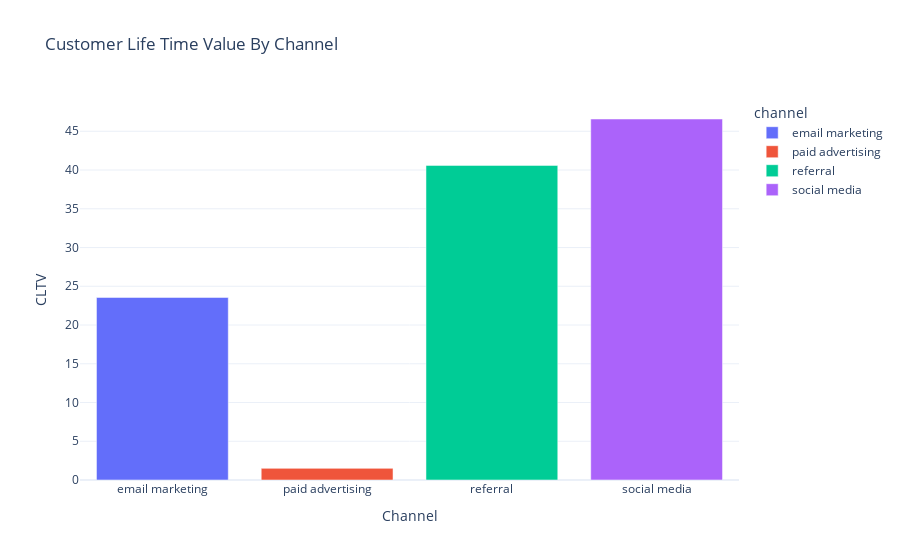

The code cell stored with this chart in its notebook:
### Code cell
clv_data['cltv'] = (clv_data['revenue']-clv_data['cost']) * clv_data['conversion_rate'] / clv_data['cost']

channel_cltv = clv_data.groupby('channel')['cltv'].mean().reset_index()

fig = px.bar(channel_cltv, x='channel', y='cltv',
            title = 'Customer Life Time Value By Channel', color='channel')

fig.update_xaxes(title = 'Channel')
fig.update_yaxes(title = 'CLTV')

fig.show()

### Figure 1 — Plotly figure (JSON) as saved in the notebook; plotly's stock layout.template omitted (floating-point values rounded to 4 significant figures)
{"data": [{"alignmentgroup": "True", "hovertemplate": "channel=%{x}<br>cltv=%{y}<extra></extra>", "legendgroup": "email marketing", "marker": {"color": "#636efa", "pattern": {"shape": ""}}, "name": "email marketing", "offsetgroup": "email marketing", "orientation": "v", "showlegend": true, "textposition": "auto", "type": "bar", "x": ["email marketing"], "xaxis": "x", "y": [23.56], "yaxis": "y"}, {"alignmentgroup": "True", "hovertemplate": "channel=%{x}<br>cltv=%{y}<extra></extra>", "legendgroup": "paid advertising", "marker": {"color": "#EF553B", "pattern": {"shape": ""}}, "name": "paid advertising", "offsetgroup": "paid advertising", "orientation": "v", "showlegend": true, "textposition": "auto", "type": "bar", "x": ["paid advertising"], "xaxis": "x", "y": [1.501], "yaxis": "y"}, {"alignmentgroup": "True", "hovertemplate": "channel=%{x}<br>cltv=%{y}<extra></extra>", "legendgroup": "referral", "marker": {"color": "#00cc96", "pattern": {"shape": ""}}, "name": "referral", "offsetgroup": "referral", "orientation": "v", "showlegend": true, "textposition": "auto", "type": "bar", "x": ["referral"], "xaxis": "x", "y": [40.6], "yaxis": "y"}, {"alignmentgroup": "True", "hovertemplate": "channel=%{x}<br>cltv=%{y}<extra></extra>", "legendgroup": "social media", "marker": {"color": "#ab63fa", "pattern": {"shape": ""}}, "name": "social media", "offsetgroup": "social media", "orientation": "v", "showlegend": true, "textposition": "auto", "type": "bar", "x": ["social media"], "xaxis": "x", "y": [46.58], "yaxis": "y"}], "layout": {"barmode": "relative", "legend": {"title": {"text": "channel"}, "tracegroupgap": 0}, "title": {"text": "Customer Life Time Value By Channel"}, "xaxis": {"anchor": "y", "categoryarray": ["email marketing", "paid advertising", "referral", "social media"], "categoryorder": "array", "domain": [0, 1], "title": {"text": "Channel"}}, "yaxis": {"anchor": "x", "domain": [0, 1], "title": {"text": "CLTV"}}}}
